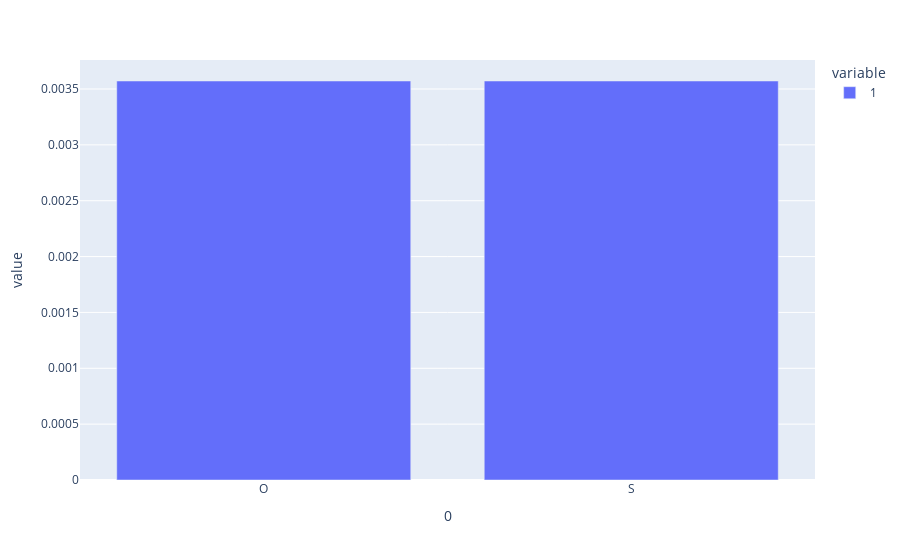

The notebook cell this image was saved under:
### Code cell
px.bar(pd.concat(anno_collector[0]).groupby(0).mean(1))

### Figure 1 — Plotly figure (JSON) as saved in the notebook; plotly's stock layout.template omitted (floating-point values rounded to 4 significant figures)
{"data": [{"alignmentgroup": "True", "hovertemplate": "variable=1<br>0=%{x}<br>value=%{y}<extra></extra>", "legendgroup": "1", "marker": {"color": "#636efa", "pattern": {"shape": ""}}, "name": "1", "offsetgroup": "1", "orientation": "v", "showlegend": true, "textposition": "auto", "type": "bar", "x": ["O", "S"], "xaxis": "x", "y": [0.003572, 0.003572], "yaxis": "y"}], "layout": {"barmode": "relative", "legend": {"title": {"text": "variable"}, "tracegroupgap": 0}, "margin": {"t": 60}, "xaxis": {"anchor": "y", "domain": [0, 1], "title": {"text": "0"}}, "yaxis": {"anchor": "x", "domain": [0, 1], "title": {"text": "value"}}}}
